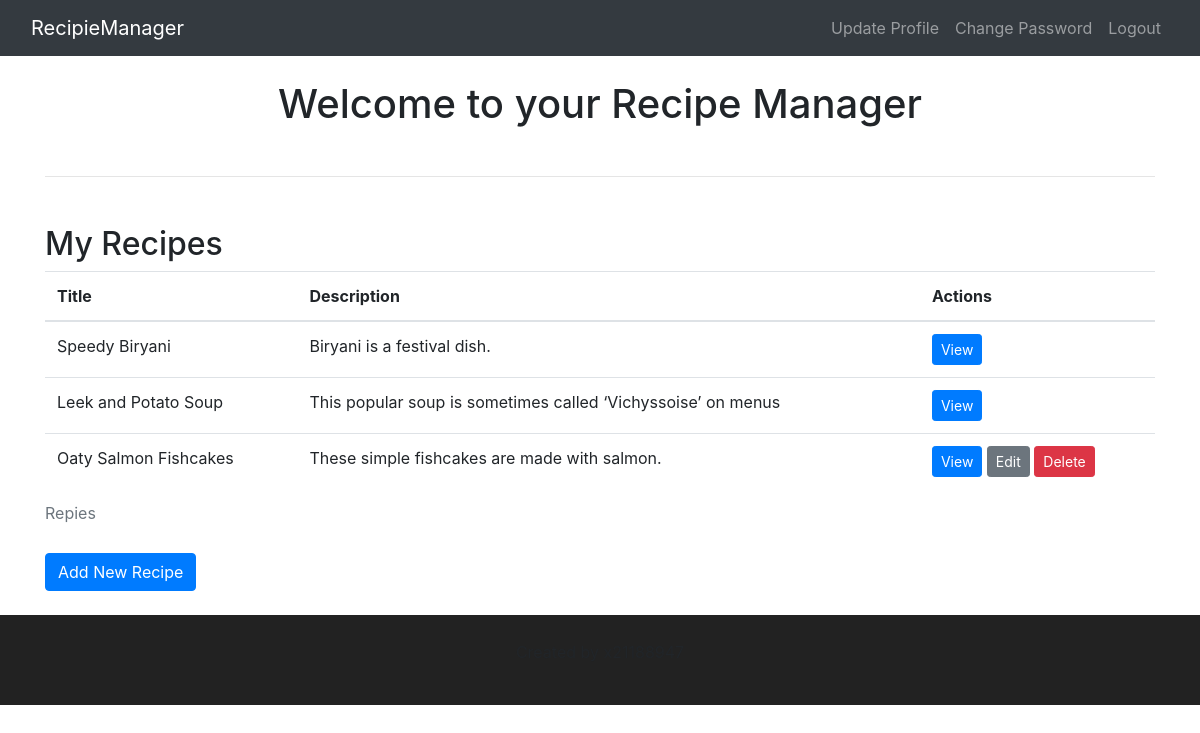
/user_home/ (signed in), run on an earlier commit of the app's database.
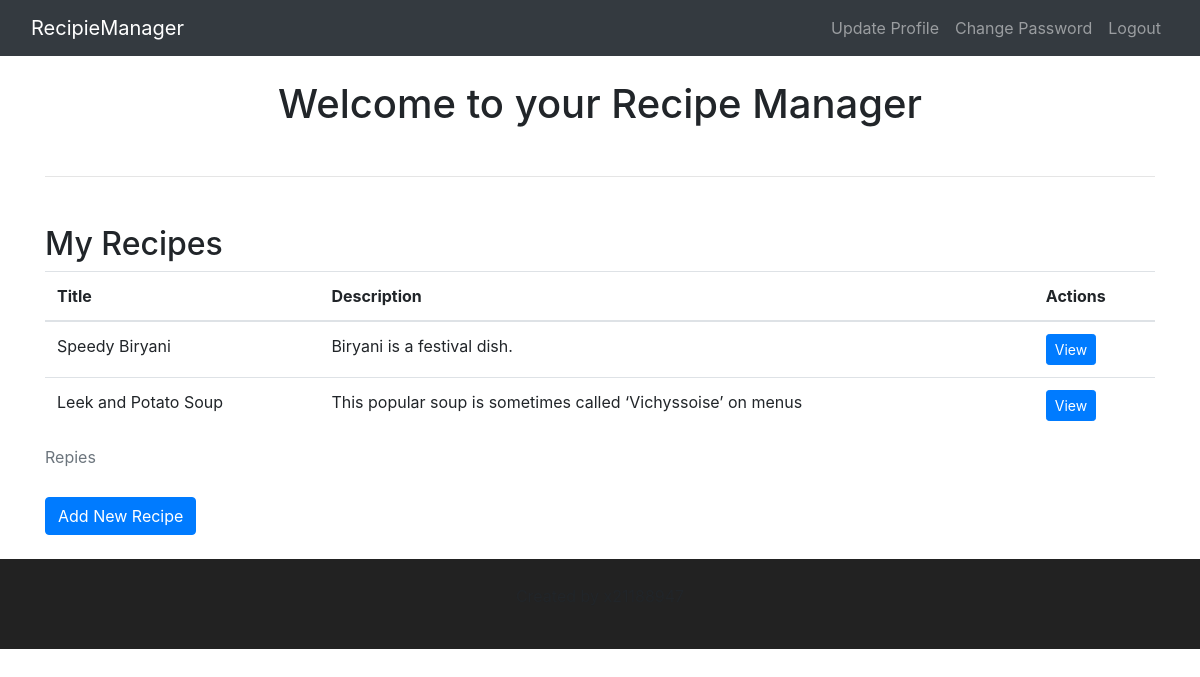
And on a later commit of the database.
### recipies/models.py (models this page shows, shortened)
class Recipe(models.Model):
    title = models.CharField(max_length=100)
    owner = models.ForeignKey(User, on_delete=models.CASCADE)
    description = models.TextField()
    image = models.ImageField(upload_to='images/')
    steps = models.TextField()
    ingredients = models.TextField()
    objects = RecipeManager()

### recipies/views.py (the view)
# urls.py: path('user_home/', views.user_home, name='user_home'),
@login_required
def user_home(request):
    recipes = Recipe.objects.all()
    return render(request, 'recipies/user_home.html', {'recipes': recipes})

### recipies/models.py (called while the page is built)
    def get_queryset(self):
        return super().get_queryset()

### recipies/templates/recipies/user_home.html
{% extends 'recipies/base.html' %}
{% load bootstrap4%}
{% block content %}
  <div class="container">
    <br>
    <h1 class="text-center mb-5">Welcome to your Recipe Manager</h1>
    <hr class="mb-5">
    <div class="row">
  <div class="col-md-12">
    <h2>My Recipes</h2>
    <table class="table">
      <caption>Repies</caption>
      <thead>
        <tr>
          <th>Title</th>
          <th>Description</th>
          <th>Actions</th>
        </tr>
      </thead>
      <tbody>
        {% for recipe in recipes %}
          {% if recipe.owner == request.user %}
            <tr>
              <td>{{ recipe.title }}</td>
              <td>{{ recipe.description }}</td>
             <td>
                <a href="{% url 'recipies:recipe_view' recipe_pk=recipe.pk %}" class="btn btn-primary btn-sm">View</a>
                <a href="{% url 'recipies:recipe_update' recipe_pk=recipe.pk %}" class="btn btn-secondary btn-sm">Edit</a>
                <a href="{% url 'recipies:recipe_delete' recipe_pk=recipe.pk %}" class="btn btn-danger btn-sm" onclick="return confirm('Are you sure you want to delete this recipe?')">Delete</a>
              </td>
            </tr>
          {% else %}
            <tr>
              <td>{{ recipe.title }}</td>
              <td>{{ recipe.description }}</td>
              <td><a href="{% url 'recipies:recipe_view' recipe_pk=recipe.pk %}" class="btn btn-primary btn-sm">View</a></td>
            </tr>
          {% endif %}
        {% empty %}
          <tr>
            <td colspan="3">There are no recipes to display.</td>
          </tr>
        {% endfor %}
      </tbody>
    </table>
    <a href="{% url 'recipies:add_recipe' %}" class="btn btn-primary">Add New Recipe</a>
  </div>
</div>
  </div>
{% endblock %}

### recipies/templates/recipies/base.html (shortened to what this page needs)
<!DOCTYPE html>
<html lang="en">
<head>
  <link rel="stylesheet" href="https://maxcdn.bootstrapcdn.com/bootstrap/4.5.0/css/bootstrap.min.css">
</head>
<body>
<nav class="navbar navbar-expand-lg navbar-dark bg-dark">
  <div class="container-fluid">
    <a class="navbar-brand" href="{% url 'recipies:index'  %}">RecipieManager</a>
    <div class="collapse navbar-collapse" id="navbarSupportedContent">
      <ul class="navbar-nav ml-auto">
        {% if user.is_authenticated %}
          <li class="nav-item">
            <a class="nav-link" href="{% url 'recipies:update_profile' %}"> Update Profile</a>
          </li>
          <li class="nav-item">
            <a class="nav-link" href="{% url 'recipies:change_password' %}"> Change Password</a>
          </li>
          <li class="nav-item">
            <a class="nav-link" href="{% url 'recipies:logout' %}"> Logout</a>
          </li>
        {% else %}
          <li class="nav-item">
            <a class="nav-link" href="{% url 'recipies:login' %}"><span class="fa fa-sign-in"></span> Login</a>
          </li>
        {% endif %}
      </ul>
    </div>
  </div>
</nav>
{% block content %}
{% endblock %}
<br>
<footer class="container-fluid text-center">
  <p>Created by x21188947</p>
</footer>
</body>
</html>

### recipies/templates/recipies/base.html (style rules this page uses)
.navbar { margin-bottom: 0; border-radius: 0; }
footer { padding: 25px; background-color: #222; border-color: #080808; }

What changed in the data, as far as the page shows it:
removed Recipe: title "Oaty Salmon Fishcakes", description "These simple fishcakes are made with salmon."
